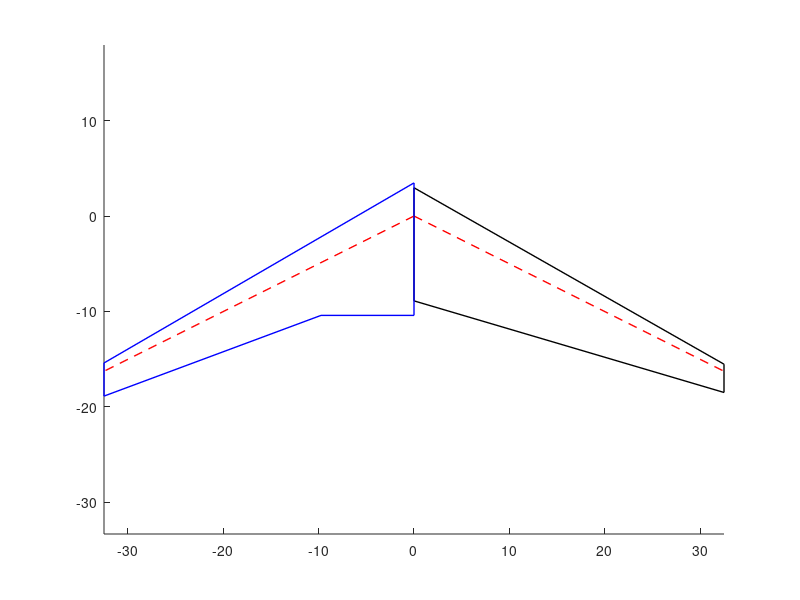
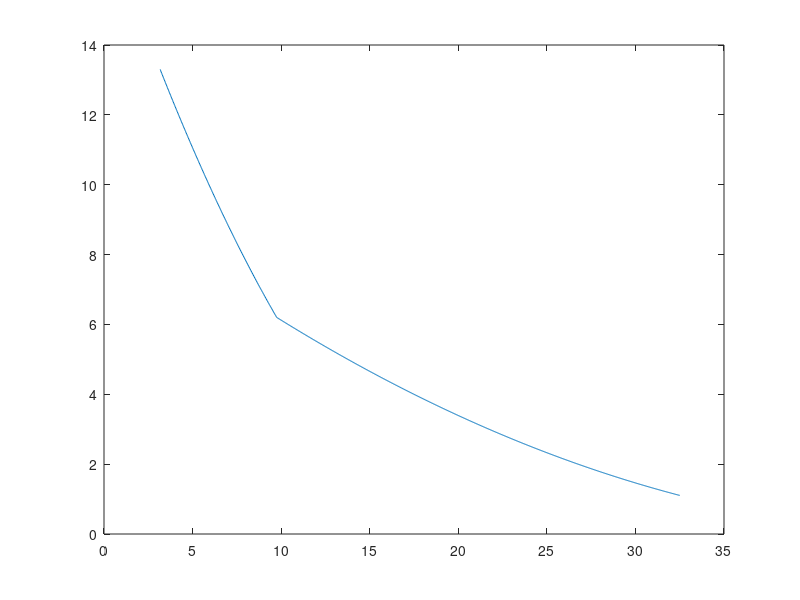

Write MATLAB code to recreate these figures, in order.
clear
clf
clc

% parameters
area = 481.77; % m^2
wing_span = 65; % m
taper_ratio = 0.25;
quarter_chord_sweep = 26.6; % degrees
trailing_edge_kink = 0.3; % fraction of wing span
area_ratio = 0.09161; % cross-sectional area as a proportion of c^2

% simple design
total_chord = 1 + 1 / taper_ratio;
tip_chord = 2 * area / (wing_span * total_chord);
root_chord = tip_chord / taper_ratio;
qcy = -wing_span / 2 * tand(quarter_chord_sweep);
le_tip = qcy + tip_chord / 4;
te_tip = qcy - 3 * tip_chord / 4;
le_root = root_chord / 4;
te_root = -3 * root_chord / 4;

% draw the wing
figure
clf
hold on
plot([0, wing_span / 2], [0, qcy], 'r--', 'LineWidth', 1)
plot([0, wing_span / 2], [le_root, le_tip], 'k-', 'LineWidth', 1)
plot([0, wing_span / 2], [te_root, te_tip], 'k-', 'LineWidth', 1)
plot([0, 0], [le_root, te_root], 'k-', 'LineWidth', 1)
plot([wing_span / 2, wing_span / 2], [le_tip, te_tip], 'k-', 'LineWidth', 1)

% wing with trailing edge kink
kink_span = wing_span / 2 * trailing_edge_kink;
% recalculate the wing iteratively
A_tot = 0; % initialize the total area to a value larger than the target area
tip_chord2 = tip_chord;
root_chord2 = root_chord;

% iterative loop
while A_tot < area/2
    A_le = wing_span / 16 * (tip_chord2 + root_chord2);
    A_inner = kink_span / 2 * (3/2 * root_chord2 - kink_span * tand(quarter_chord_sweep));
    A_outer = (wing_span / 2 - kink_span)/2 * (3/4 * root_chord2 - kink_span * tand(quarter_chord_sweep) + 3/4 * tip_chord2);
    A_tot = A_le + A_inner + A_outer;
    root_chord2 = root_chord2 + 1e-3;
    tip_chord2 = root_chord2 * taper_ratio;
end

qcy = -wing_span / 2 * tand(quarter_chord_sweep);
le_tip = qcy + tip_chord2 / 4;
te_tip = qcy - 3 * tip_chord2 / 4;
le_root = root_chord2 / 4;
te_root = -3 * root_chord2 / 4;

% draw the wing
hold on
plot([0, -wing_span / 2], [0, qcy], 'r--', 'LineWidth', 1)
plot([0, -wing_span / 2], [le_root, le_tip], 'b-', 'LineWidth', 1)
plot([0, -kink_span], [te_root, te_root], 'b-', 'LineWidth', 1)
plot([-kink_span, -wing_span / 2], [te_root, te_tip], 'b-', 'LineWidth', 1)
plot([0, 0], [le_root, te_root], 'b-', 'LineWidth', 1)
plot([-wing_span / 2, -wing_span / 2], [le_tip, te_tip], 'b-', 'LineWidth', 1)
axis equal

figure
x = linspace(3.17, wing_span/2, 1000);
% get leading edge coordinates
le = le_root + (le_tip - le_root) .* x ./ (wing_span / 2);
te1 = te_root + (te_root - te_tip) .* (kink_span - x) ./ ((wing_span / 2) - kink_span);
te = min(te_root, te1);
chord = le - te;
csa = chord .^ 2 * area_ratio;
plot(x, csa)
wing_vol = trapz(x, csa);
